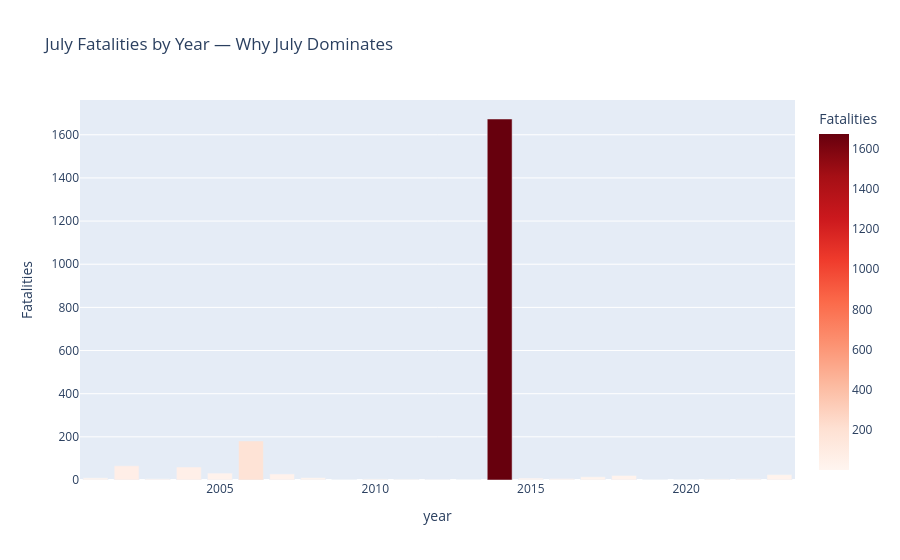

Notebook code for this chart:
### Markdown cell above
*July appears as the deadliest month (2,173 total), but this is misleading without context.
**1,673 of those deaths — 77% — occurred in July 2014 alone**, during Operation Protective Edge
in Gaza. This is a perfect example of why aggregate monthly charts can hide important context.
A single military operation can completely dominate a calendar month across 23 years of data.
This also shows the danger of drawing conclusions from totals without drilling down by year.*

### Code cell
july_attack = df[df['month']==7].groupby('year').size().reset_index()
july_attack.columns = ['year', 'Fatalities']

fig_july = px.bar(july_attack, x='year', y='Fatalities',
                  title='July Fatalities by Year — Why July Dominates',
                  color='Fatalities', color_continuous_scale='Reds')
fig_july.show()

### Figure 1 — Plotly figure (JSON) as saved in the notebook; plotly's stock layout.template omitted (floating-point values rounded to 4 significant figures)
{"data": [{"hovertemplate": "year=%{x}<br>Fatalities=%{marker.color}<extra></extra>", "legendgroup": "", "marker": {"color": [10, 66, 6, 60, 32, 181, 28, 11, 2, 5, 4, 3, 1, 1673, 9, 7, 15, 21, 2, 1, 5, 6, 25], "coloraxis": "coloraxis", "pattern": {"shape": ""}}, "name": "", "orientation": "v", "showlegend": false, "textposition": "auto", "type": "bar", "x": [2001, 2002, 2003, 2004, 2005, 2006, 2007, 2008, 2009, 2010, 2011, 2012, 2013, 2014, 2015, 2016, 2017, 2018, 2019, 2020, 2021, 2022, 2023], "xaxis": "x", "y": [10, 66, 6, 60, 32, 181, 28, 11, 2, 5, 4, 3, 1, 1673, 9, 7, 15, 21, 2, 1, 5, 6, 25], "yaxis": "y"}], "layout": {"barmode": "relative", "coloraxis": {"colorbar": {"title": {"text": "Fatalities"}}, "colorscale": [[0, "rgb(255,245,240)"], [0.125, "rgb(254,224,210)"], [0.25, "rgb(252,187,161)"], [0.375, "rgb(252,146,114)"], [0.5, "rgb(251,106,74)"], [0.625, "rgb(239,59,44)"], [0.75, "rgb(203,24,29)"], [0.875, "rgb(165,15,21)"], [1, "rgb(103,0,13)"]]}, "legend": {"tracegroupgap": 0}, "title": {"text": "July Fatalities by Year — Why July Dominates"}, "xaxis": {"anchor": "y", "domain": [0, 1], "title": {"text": "year"}}, "yaxis": {"anchor": "x", "domain": [0, 1], "title": {"text": "Fatalities"}}}}
